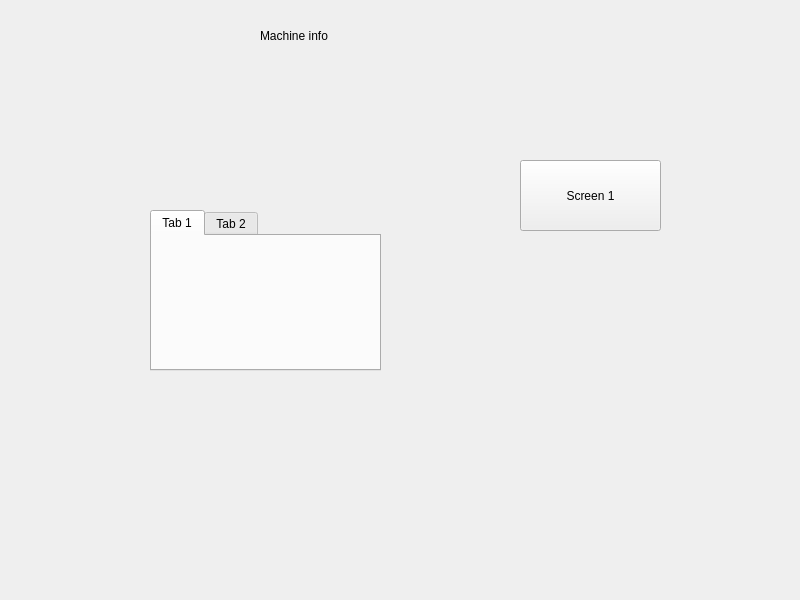
<?xml version="1.0" encoding="UTF-8"?>
<ui version="4.0">
 <class>MachineInfo</class>
 <widget class="QWidget" name="MachineInfo">
  <property name="geometry">
   <rect>
    <x>0</x>
    <y>0</y>
    <width>800</width>
    <height>600</height>
   </rect>
  </property>
  <property name="windowTitle">
   <string>Form</string>
  </property>
  <widget class="QLabel" name="label">
   <property name="geometry">
    <rect>
     <x>260</x>
     <y>0</y>
     <width>231</width>
     <height>71</height>
    </rect>
   </property>
   <property name="text">
    <string>Machine info</string>
   </property>
  </widget>
  <widget class="QStackedWidget" name="stackedWidget">
   <property name="geometry">
    <rect>
     <x>0</x>
     <y>60</y>
     <width>791</width>
     <height>531</height>
    </rect>
   </property>
   <property name="currentIndex">
    <number>2</number>
   </property>
   <widget class="QWidget" name="page">
    <widget class="QTimeEdit" name="timeEdit">
     <property name="geometry">
      <rect>
       <x>110</x>
       <y>160</y>
       <width>118</width>
       <height>26</height>
      </rect>
     </property>
    </widget>
    <widget class="QPushButton" name="pushButton">
     <property name="geometry">
      <rect>
       <x>570</x>
       <y>70</y>
       <width>121</width>
       <height>41</height>
      </rect>
     </property>
     <property name="text">
      <string>Screen 2</string>
     </property>
    </widget>
    <widget class="QPushButton" name="pushButton_4">
     <property name="geometry">
      <rect>
       <x>570</x>
       <y>180</y>
       <width>121</width>
       <height>41</height>
      </rect>
     </property>
     <property name="text">
      <string>Home</string>
     </property>
    </widget>
   </widget>
   <widget class="QWidget" name="page_2">
    <widget class="QDial" name="dial">
     <property name="geometry">
      <rect>
       <x>150</x>
       <y>200</y>
       <width>50</width>
       <height>64</height>
      </rect>
     </property>
    </widget>
    <widget class="QPushButton" name="pushButton_2">
     <property name="geometry">
      <rect>
       <x>500</x>
       <y>100</y>
       <width>141</width>
       <height>71</height>
      </rect>
     </property>
     <property name="text">
      <string>Screen 3</string>
     </property>
    </widget>
   </widget>
   <widget class="QWidget" name="page_3">
    <widget class="QTabWidget" name="tabWidget">
     <property name="geometry">
      <rect>
       <x>150</x>
       <y>150</y>
       <width>231</width>
       <height>161</height>
      </rect>
     </property>
     <widget class="QWidget" name="tab">
      <attribute name="title">
       <string>Tab 1</string>
      </attribute>
     </widget>
     <widget class="QWidget" name="tab_2">
      <attribute name="title">
       <string>Tab 2</string>
      </attribute>
     </widget>
    </widget>
    <widget class="QPushButton" name="pushButton_3">
     <property name="geometry">
      <rect>
       <x>520</x>
       <y>100</y>
       <width>141</width>
       <height>71</height>
      </rect>
     </property>
     <property name="text">
      <string>Screen 1</string>
     </property>
    </widget>
   </widget>
  </widget>
 </widget>
 <resources/>
 <connections/>
</ui>
